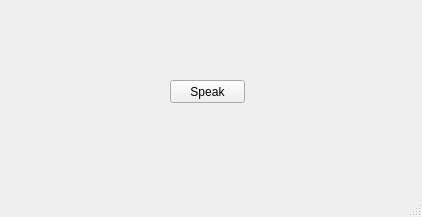
<?xml version="1.0" encoding="UTF-8"?>
<ui version="4.0">
 <class>AIDE</class>
 <widget class="QMainWindow" name="AIDE">
  <property name="geometry">
   <rect>
    <x>0</x>
    <y>0</y>
    <width>422</width>
    <height>217</height>
   </rect>
  </property>
  <property name="windowTitle">
   <string>MainWindow</string>
  </property>
  <widget class="QWidget" name="centralwidget">
   <widget class="QPushButton" name="listen">
    <property name="geometry">
     <rect>
      <x>170</x>
      <y>80</y>
      <width>75</width>
      <height>23</height>
     </rect>
    </property>
    <property name="text">
     <string>Speak</string>
    </property>
   </widget>
  </widget>
  <widget class="QMenuBar" name="menubar">
   <property name="geometry">
    <rect>
     <x>0</x>
     <y>0</y>
     <width>422</width>
     <height>20</height>
    </rect>
   </property>
  </widget>
  <widget class="QStatusBar" name="statusbar"/>
 </widget>
 <resources/>
 <connections/>
</ui>
